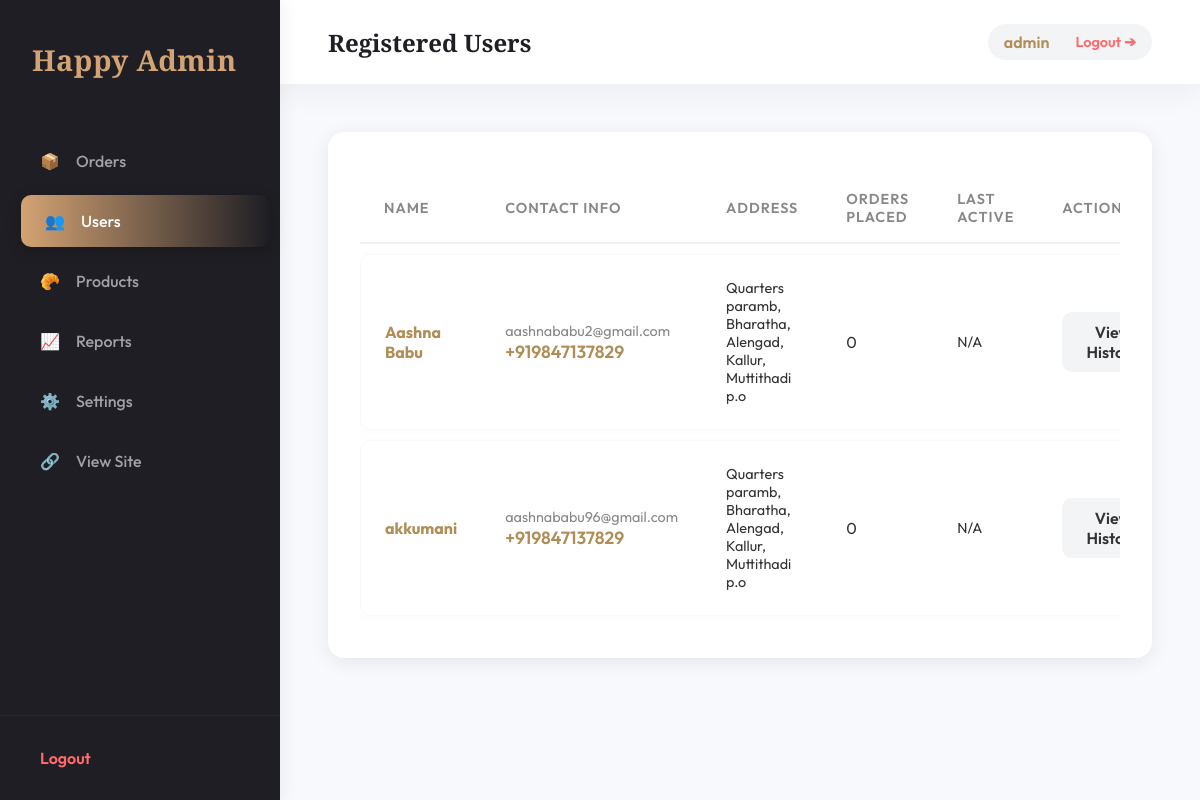
/admin/users (signed in), run on an earlier commit of the app's database.
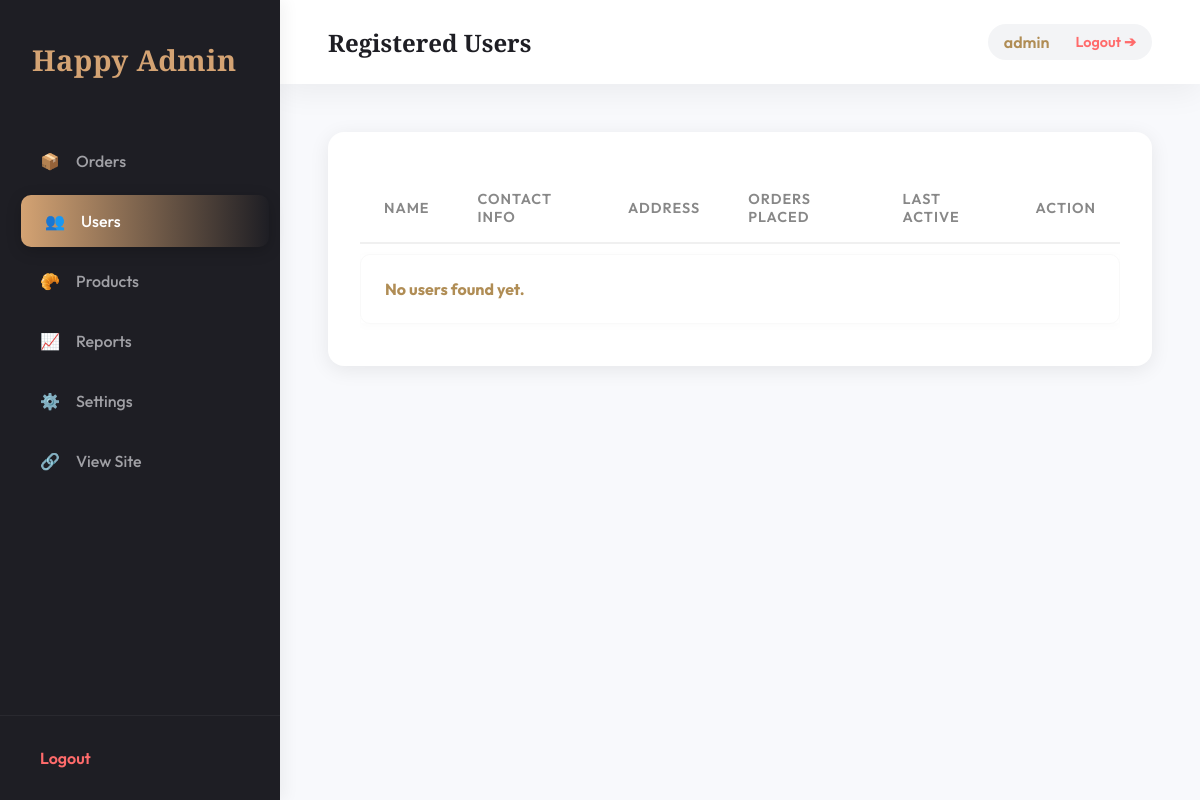
And on a later commit of the database.
### app.py (models this page shows)
class User(db.Model):
    id = db.Column(db.Integer, primary_key=True)
    username = db.Column(db.String(80), unique=True, nullable=False)
    password = db.Column(db.String(120), nullable=False)
    email = db.Column(db.String(120), unique=True, nullable=False)
    full_name = db.Column(db.String(120), nullable=False)
    phone = db.Column(db.String(20), nullable=False)
    address = db.Column(db.Text, nullable=False)
    orders = db.relationship('Order', backref='user', lazy=True)

### app.py (the view)
@app.route('/admin/users')
def admin_users():
    if not session.get('admin_logged_in'):
        return redirect(url_for('admin_login'))
    registered_users = User.query.all()
    user_list = []
    for u in registered_users:
        count = Order.query.filter_by(user_id=u.id).count()
        last_order = Order.query.filter_by(user_id=u.id).order_by(Order.timestamp.desc()).first()
        last_active = last_order.timestamp.strftime("%Y-%m-%d %H:%M:%S") if last_order else "N/A"
        user_list.append({
            'id': u.id,
            'name': u.full_name,
            'phone': u.phone,
            'email': u.email,
            'address': u.address,
            'orders_count': count,
            'last_order': last_active
        })
    return render_template('admin_users.html', users=user_list, username=session.get('admin_username', 'admin'))

### templates/admin_users.html (shortened to what this page needs)
<!DOCTYPE html>
<html lang="en">
<head>
    <link rel="stylesheet" href="/static/admin.css">
</head>
<body>
    <div class="admin-layout">
        <aside class="sidebar">
            <div class="sidebar-brand">
                <h2>Happy Admin</h2>
            </div>
            <nav class="sidebar-nav">
                <a href="/admin">📦 <span>Orders</span></a>
                <a href="/admin/users" class="active">👥 <span>Users</span></a>
                <a href="/admin/products">🥐 <span>Products</span></a>
                <a href="/admin/reports">📈 <span>Reports</span></a>
                <a href="/admin/settings">⚙️ <span>Settings</span></a>
                <a href="/" target="_blank">🔗 <span>View Site</span></a>
            </nav>
            <div class="sidebar-footer">
                <a href="/admin/logout">Logout</a>
            </div>
        </aside>
        <main class="main-content">
            <header class="top-bar">
                <h1>Registered Users</h1>
                <div class="user-info">
                    <span>{{ username }}</span>
                    <a href="/admin/logout"
                        style="margin-left: 10px; color: #ff6b6b; font-size: 0.9em; text-decoration: none;">Logout ➔</a>
                </div>
            </header>
            <div class="dashboard-content">
                <div class="orders-section">
                    <div class="table-container">
                        <table>
                            <thead>
                                <tr>
                                    <th>Name</th>
                                    <th>Contact Info</th>
                                    <th>Address</th>
                                    <th>Orders Placed</th>
                                    <th>Last Active</th>
                                    <th>Action</th>
                                </tr>
                            </thead>
                            <tbody>
                                {% for user in users %}
                                <tr>
                                    <td>
                                        <div style="font-weight: bold;">{{ user['name'] }}</div>
                                    </td>
                                    <td>
                                        <div style="font-size: 0.9em; color: var(--text-muted);">{{ user['email'] }}
                                        </div>
                                        <div style="font-size: 1.1em; color: var(--primary-dark); font-weight: 600;">{{
                                            user['phone'] }}</div>
                                    </td>
                                    <td style="font-size: 0.9em; max-width: 200px;">{{ user['address'] }}</td>
                                    <td>{{ user['orders_count'] }}</td>
                                    <td style="font-size: 0.9em;">{{ user['last_order'] }}</td>
                                    <td style="min-width: 150px;"><a href="/admin/user/{{ user['id'] }}/history"
                                            class="btn-sm" style="text-decoration:none; width: 100%;">View History</a>
                                    </td>
                                </tr>
                                {% else %}
                                <tr>
                                    <td colspan="6" class="text-center">No users found yet.</td>
                                </tr>
                                {% endfor %}
                            </tbody>
                        </table>
                    </div>
                </div>
            </div>
        </main>
    </div>
</body>
</html>

### static/admin.css (style rules this page uses)
:root { --primary: #D4A373; --primary-dark: #b08d55; --secondary: #FEFAE0; --bg-dark: #1e1e24; --bg-light: #f3f4f6; --surface-white: #ffffff; --text-main: #333333; --text-muted: #888888; --danger: #ff6b6b; --success: #1dd1a1; --warning: #feca57; --info: #54a0ff; --shadow-soft: 0 10px 30px rgba(0, 0, 0, 0.05); --shadow-card: 0 4px 20px rgba(0, 0, 0, 0.08); --radius-lg: 16px; --radius-md: 10px; --transition: all 0.3s cubic-bezier(0.4, 0, 0.2, 1); --glass-bg: rgba(255, 255, 255, 0.7); --glass-border: 1px solid rgba(255, 255, 255, 0.5); --blur: blur(12px); --radius: 12px; --shadow: 0 4px 6px rgba(0, 0, 0, 0.1); }
* { margin: 0; padding: 0; box-sizing: border-box; font-family: 'Outfit', sans-serif; }
body { background-color: var(--bg-light); color: var(--text-main); overflow-x: hidden; }
h1, h2, h3, h4 { font-family: 'Playfair Display', serif; color: var(--text-main); }
a { transition: var(--transition); text-decoration: none; }
.admin-layout { display: flex; min-height: 100vh; }
.sidebar { width: 280px; background: var(--bg-dark); color: var(--surface-white); display: flex; flex-direction: column; box-shadow: 5px 0 15px rgba(0, 0, 0, 0.05); z-index: 10; }
.sidebar-brand { padding: 2.5rem 2rem; display: flex; align-items: center; gap: 1rem; }
.sidebar-brand h2 { color: var(--primary); font-size: 1.8rem; letter-spacing: 0.5px; }
.sidebar-nav { flex: 1; padding: 1rem; display: flex; flex-direction: column; gap: 0.5rem; }
.sidebar-nav a { display: flex; align-items: center; gap: 1rem; padding: 1rem 1.5rem; color: #a0a0a5; border-radius: var(--radius-md); font-weight: 500; transition: all 0.3s cubic-bezier(0.25, 1, 0.5, 1); position: relative; overflow: hidden; }
.sidebar-nav a:hover, .sidebar-nav a.active { background: rgba(255, 255, 255, 0.1); color: var(--surface-white); transform: translateX(5px); }
.sidebar-nav a.active { background: linear-gradient(90deg, var(--primary) 0%, transparent 100%); box-shadow: 0 4px 15px rgba(0, 0, 0, 0.2); }
.sidebar-footer { padding: 1.5rem; border-top: 1px solid rgba(255, 255, 255, 0.05); }
.sidebar-footer a { color: #ff6b6b; font-weight: 600; display: flex; align-items: center; gap: 0.5rem; padding: 0.5rem 1rem; border-radius: var(--radius-md); transition: background 0.3s; }
.main-content { flex: 1; background-color: #f8f9fc; display: flex; flex-direction: column; height: 100vh; overflow-y: auto; }
.top-bar { background: var(--surface-white); padding: 1.5rem 3rem; display: flex; justify-content: space-between; align-items: center; box-shadow: var(--shadow-soft); position: sticky; top: 0; z-index: 5; }
.top-bar h1 { font-size: 1.5rem; font-weight: 700; color: var(--bg-dark); }
.user-info { display: flex; align-items: center; gap: 1rem; background: var(--bg-light); padding: 0.5rem 1rem; border-radius: 50px; font-weight: 600; color: var(--primary-dark); }
.dashboard-content { padding: 3rem; max-width: 1400px; margin: 0 auto; width: 100%; }
.orders-section { background: var(--surface-white); padding: 2rem; border-radius: var(--radius-lg); box-shadow: var(--shadow-card); animation: fadeIn 0.8s ease-out 0.3s backwards; }
.table-container { overflow-x: auto; }
table { width: 100%; border-collapse: separate; border-spacing: 0 10px; }
thead th { text-align: left; padding: 1rem 1.5rem; color: var(--text-muted); font-weight: 600; font-size: 0.9rem; text-transform: uppercase; letter-spacing: 1px; border-bottom: 2px solid #f0f0f0; }
tbody tr { background: white; box-shadow: 0 2px 10px rgba(0, 0, 0, 0.02); transition: transform 0.2s; }
tbody td { padding: 1.5rem; vertical-align: middle; border-top: 1px solid #f9f9f9; border-bottom: 1px solid #f9f9f9; }
tbody td:first-child { border-top-left-radius: var(--radius-md); border-bottom-left-radius: var(--radius-md); border-left: 1px solid #f9f9f9; font-weight: bold; color: var(--primary-dark); }
tbody td:last-child { border-top-right-radius: var(--radius-md); border-bottom-right-radius: var(--radius-md); border-right: 1px solid #f9f9f9; }

What changed in the data, as far as the page shows it:
removed User: name "Aashna Babu", email "aashnababu2@gmail.com", phone "+919847137829", address "Quarters paramb, Bharatha, Alengad, Kallur, Muttithadi p.o", orders_count "0", last_order "N/A", {{ user['id'] }} 1 (drawn)
removed User: name "akkumani", email "aashnababu96@gmail.com", phone "+919847137829", address "Quarters paramb, Bharatha, Alengad, Kallur, Muttithadi p.o", orders_count "0", last_order "N/A"
Also different on the page:
text now shown: "No users found yet."
